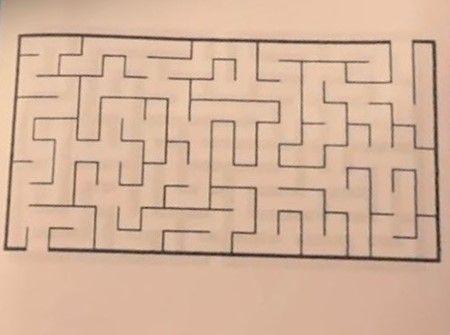
#> input picture vimaze/images/WhatsApp Image 2025-03-08 at 13.01.15_9dde4c3c.jpg, 450 x 335 px
$ python -i 'maze_image_processor - new best so far.py'   (imports and definitions only)
#> lines starting #> are read from the running program, lines starting #| are printed output that depends on the picture; after the words box and inside, x2 and y2 are one past the last pixel; in counts of white or black regions, pixels touching at a corner belong together
### vimaze/ds/graph.py
class Node:
    def __init__(self, position: tuple[int, int]):
        self.position = position
        self.neighbors: list['Node'] = []
        self.name = _get_node_name((position[0], position[1]))

    def add_neighbour(self, neighbour: 'Node'):
        self.neighbors.append(neighbour)

    # [5 lines left out: function is_neighbour, not called in this run]


class Graph:
    def __init__(self, node_positions: list[tuple[int, int]] = None):
        self.nodes = {}

        if node_positions is None:
            self.node_count = 0
            return

        self.node_count = len(node_positions)

        for node_pos in node_positions:
            new_node = Node(node_pos)
            self.nodes[new_node.name] = new_node

    def add_node(self, node_pos: tuple[int, int]):
        new_node = Node(node_pos)
        self.nodes[new_node.name] = new_node
        self.node_count += 1

    def connect_nodes(self, node_u_pos: tuple[int, int], node_v_pos: tuple[int, int]):
        node_u_name = _get_node_name(node_u_pos)
        node_v_name = _get_node_name(node_v_pos)

        self.nodes[node_u_name].add_neighbour(self.nodes[node_v_name])
        self.nodes[node_v_name].add_neighbour(self.nodes[node_u_name])

    def get_neighbors(self, node_pos: tuple[int, int]):
        node_name = _get_node_name(node_pos)
        return self.nodes[node_name].neighbors

    def get_node(self, node_pos: tuple[int, int]):
        node_name = _get_node_name(node_pos)
        return self.nodes[node_name]

    def display(self):
        for node in self.nodes.values():
            logging.debug(f"{node.name}: {[neighbor.name for neighbor in node.neighbors]}")

    @staticmethod
    def get_node_name(pos: tuple[int, int]):
        return _get_node_name(pos)


def _get_node_name(pos: tuple[int, int]):
    return f"{pos[0]},{pos[1]}"

### vimaze/old_maze_image_processor_backup_folder/maze_image_processor - new best so far.py
import cv2
import numpy as np
import os
from typing import TYPE_CHECKING, Tuple, List, Set, Dict, Optional
import logging
from collections import Counter
from PIL import Image

if TYPE_CHECKING:
    from vimaze.ds.graph import Graph
    from vimaze.timer import Timer

class MazeImageProcessor:
    """
    Improved maze image processor that accurately detects the cell grid
    and represents walls as edges between cells, using enhanced cell-based analysis.
    """

    def __init__(self, timer: Optional['Timer'] = None):
        """
        Initialize the MazeImageProcessor.

        Args:
            timer: Timer object for performance measurement
        """
        self.timer = timer
        self.debug_mode = False

        # Processing parameters
        self.wall_threshold = 127    # Threshold for wall detection (0-255)
        self.invert_binary = False   # Whether to invert the binary image

    def process_image(self, image_path: str) -> Tuple['Graph', int, int]:
        """
        Process a maze image and return a Graph representation along with dimensions.
        """
        from vimaze.ds.graph import Graph

        if self.timer:
            self.timer.start('processing', 'image')

        # Create debug directory if needed
        if self.debug_mode and not os.path.exists("debug"):
            os.makedirs("debug")

        # Step 1: Load and preprocess the image using PIL
        logging.debug(f"Loading image: {image_path}")
        image = Image.open(image_path).convert("L")
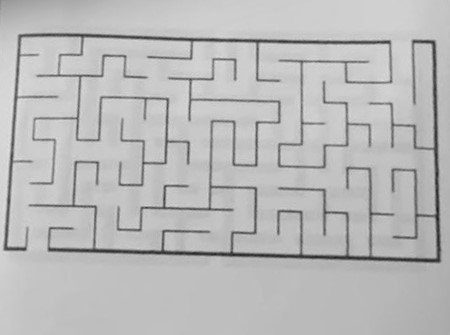
#> image: PIL image 450x335 L; min 24, max 224, mean 185.8
        binary_image = image.point(lambda pixel: 0 if pixel < 128 else 1, mode="1")
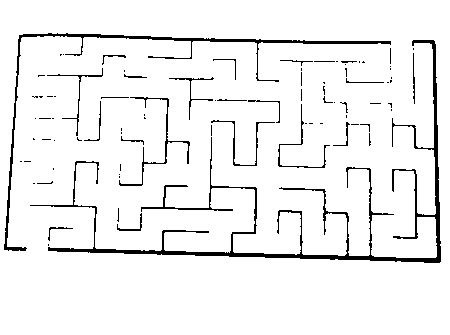
#> binary_image: PIL image 450x335 1; 94.3% white; 84 black regions (60 under 20 px), largest, box (x1, y1, x2, y2) and area: (30, 40, 441, 263) 4576, (4, 33, 391, 251) 1840, (119, 97, 190, 186) 381
        width, height = binary_image.size
#> (the rest of the program and of its run is left out)
